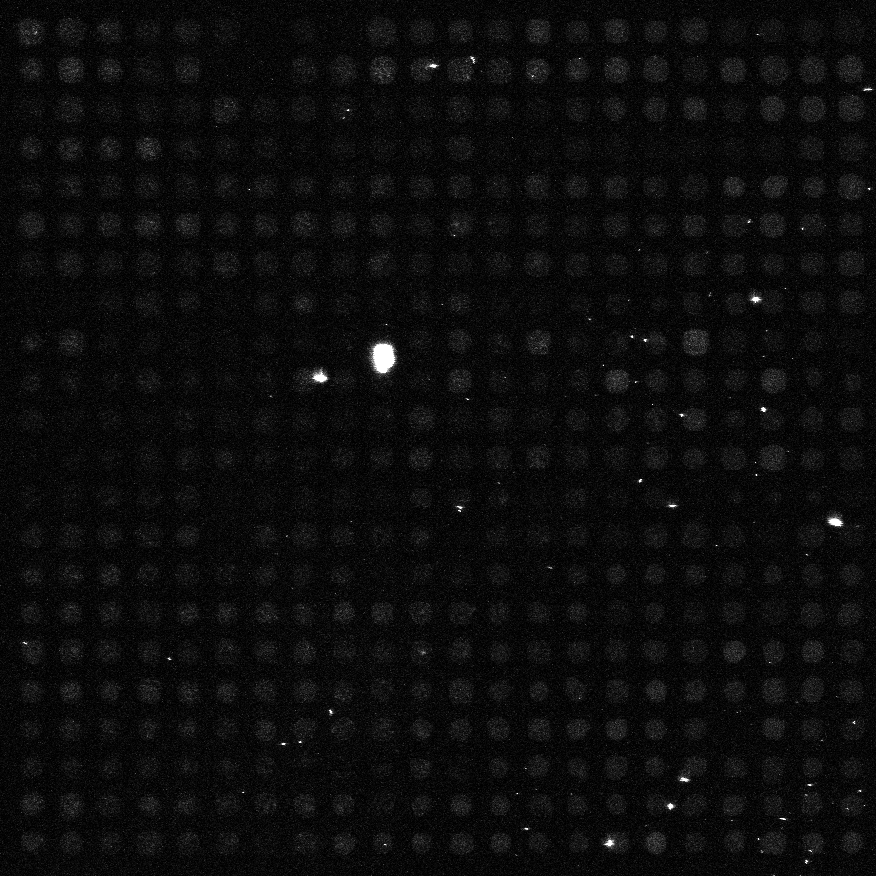
#> input picture homework2-t1/noise images/highlight15.png, 876 x 876 px, found by its file name; its folder holds only this picture in this run
$ python noise_reduction_comparison.py   (older library calls are emulated)
#> lines starting #> are read from the running program, lines starting #| are printed output that depends on the picture
import cv2
import numpy as np
import time
import os
import matplotlib.pyplot as plt
from skimage.metrics import structural_similarity as ssim
from skimage.metrics import peak_signal_noise_ratio as psnr
from skimage.metrics import mean_squared_error as mse

# 设置matplotlib中文字体
plt.rcParams['font.sans-serif'] = ['SimHei']  # 用来正常显示中文标签
plt.rcParams['axes.unicode_minus'] = False  # 用来正常显示负号

def apply_mean_filter(image, kernel_size):
    """应用均值滤波"""
    start_time = time.time()
    result = cv2.blur(image, (kernel_size, kernel_size))
    end_time = time.time()
    return result, end_time - start_time

def apply_median_filter(image, kernel_size):
    """应用中值滤波"""
    start_time = time.time()
    result = cv2.medianBlur(image, kernel_size)
    end_time = time.time()
    return result, end_time - start_time

def apply_gaussian_filter(image, kernel_size, sigma=0):
    """应用高斯滤波"""
    start_time = time.time()
    result = cv2.GaussianBlur(image, (kernel_size, kernel_size), sigma)
    end_time = time.time()
    return result, end_time - start_time

def apply_bilateral_filter(image, d, sigma_color, sigma_space):
    """应用双边滤波"""
    start_time = time.time()
    result = cv2.bilateralFilter(image, d, sigma_color, sigma_space)
    end_time = time.time()
    return result, end_time - start_time

def calculate_metrics(original, processed):
    """计算评价指标"""
    mse_value = mse(original, processed)
    psnr_value = psnr(original, processed)
    ssim_value = ssim(original, processed, multichannel=True if len(original.shape) > 2 else False)

    return {
        'MSE': mse_value,
        'PSNR': psnr_value,
        'SSIM': ssim_value
    }

def process_image(image_path, save_dir):
    """处理单张图像并分析"""
    # 创建保存结果的目录
    if not os.path.exists(save_dir):
        os.makedirs(save_dir)

    # 读取图像
    image = cv2.imread(image_path)
    if image is None:
        print(f"无法读取图像: {image_path}")
        return

    # 转换为灰度图像进行处理（如果是彩色图像）
    if len(image.shape) == 3:
        gray_image = cv2.cvtColor(image, cv2.COLOR_BGR2GRAY)
    else:
        gray_image = image

    # 图像文件名（不含路径和扩展名）
    image_name = os.path.splitext(os.path.basename(image_path))[0]

    # 用于存储结果的字典
    results = {
        'kernel_size': [],
        'mean_time': [],
        'median_time': [],
        'gaussian_time': [],
        'bilateral_time': [],
        'metrics': {}
    }

    # 测试不同的模板大小
    kernel_sizes = [3, 5, 7, 9, 11]

    # 保存原始图像
    original_save_path = os.path.join(save_dir, f"{image_name}_original.png")
    cv2.imwrite(original_save_path, gray_image)

    for kernel_size in kernel_sizes:
        print(f"处理内核大小: {kernel_size}x{kernel_size}")
        results['kernel_size'].append(kernel_size)

        # 应用不同的滤波方法
        mean_result, mean_time = apply_mean_filter(gray_image, kernel_size)
        median_result, median_time = apply_median_filter(gray_image, kernel_size)
        gaussian_result, gaussian_time = apply_gaussian_filter(gray_image, kernel_size)
        bilateral_result, bilateral_time = apply_bilateral_filter(gray_image, kernel_size, 75, 75)

        results['mean_time'].append(mean_time)
        results['median_time'].append(median_time)
        results['gaussian_time'].append(gaussian_time)
        results['bilateral_time'].append(bilateral_time)

        # 计算评价指标
        mean_metrics = calculate_metrics(gray_image, mean_result)
        median_metrics = calculate_metrics(gray_image, median_result)
        gaussian_metrics = calculate_metrics(gray_image, gaussian_result)
        bilateral_metrics = calculate_metrics(gray_image, bilateral_result)

        # 保存指标结果
        results['metrics'][kernel_size] = {
            'mean': mean_metrics,
            'median': median_metrics,
            'gaussian': gaussian_metrics,
            'bilateral': bilateral_metrics
        }

        # 保存处理后的图像
        if kernel_size == 5:  # 只保存中间大小的内核结果，以免生成太多图像
            cv2.imwrite(os.path.join(save_dir, f"{image_name}_mean_{kernel_size}.png"), mean_result)
            cv2.imwrite(os.path.join(save_dir, f"{image_name}_median_{kernel_size}.png"), median_result)
            cv2.imwrite(os.path.join(save_dir, f"{image_name}_gaussian_{kernel_size}.png"), gaussian_result)
            cv2.imwrite(os.path.join(save_dir, f"{image_name}_bilateral_{kernel_size}.png"), bilateral_result)

    return results

def plot_time_comparison(results, image_name, save_dir):
    """绘制时间效率对比图"""
    plt.figure(figsize=(12, 6))

    plt.plot(results['kernel_size'], results['mean_time'], 'o-', label='均值滤波')
    plt.plot(results['kernel_size'], results['median_time'], 's-', label='中值滤波')
    plt.plot(results['kernel_size'], results['gaussian_time'], '^-', label='高斯滤波')
    plt.plot(results['kernel_size'], results['bilateral_time'], 'v-', label='双边滤波')

    plt.xlabel('内核大小')
    plt.ylabel('处理时间 (秒)')
    plt.title(f'{image_name} - 不同滤波方法的时间效率对比')
    plt.legend()
    plt.grid(True)

    plt.savefig(os.path.join(save_dir, f"{image_name}_time_comparison.png"))
    plt.close()

def plot_metrics_comparison(results, image_name, save_dir):
    """绘制评价指标对比图"""
    kernel_sizes = results['kernel_size']
    metrics = ['MSE', 'PSNR', 'SSIM']
    methods = ['mean', 'median', 'gaussian', 'bilateral']
    method_labels = ['均值滤波', '中值滤波', '高斯滤波', '双边滤波']

    for metric in metrics:
        plt.figure(figsize=(12, 6))

        for i, method in enumerate(methods):
            values = []
            for kernel_size in kernel_sizes:
                values.append(results['metrics'][kernel_size][method][metric])

            plt.plot(kernel_sizes, values, 'o-', label=method_labels[i])

        plt.xlabel('内核大小')
        plt.ylabel(metric)
        plt.title(f'{image_name} - {metric} 对比')
        plt.legend()
        plt.grid(True)

        plt.savefig(os.path.join(save_dir, f"{image_name}_{metric}_comparison.png"))
        plt.close()

def main():
    # 源图像目录和结果保存目录
    input_dir = "../noise images"
    output_dir = "./results"

    if not os.path.exists(output_dir):
        os.makedirs(output_dir)

    # 处理目录中的所有图像
    for filename in os.listdir(input_dir):
        if filename.endswith(('.jpg', '.jpeg', '.png', '.bmp')):
            image_path = os.path.join(input_dir, filename)
            image_name = os.path.splitext(filename)[0]

            print(f"正在处理图像: {filename}")

            # 创建该图像的结果目录
            image_output_dir = os.path.join(output_dir, image_name)

            # 处理图像并获取结果
            results = process_image(image_path, image_output_dir)
#> in process_image, image is the input picture: shape (876, 876, 3); min 0, max 255, mean 12.2
#> the loop in process_image, `for kernel_size in kernel_sizes:` made 5 passes
#> (mean_time, median_time, gaussian_time, bilateral_time, mean_metrics) on passes 1 to 5: (0.0515, 0.0544, 0.0514, 0.064, {'MSE': 67.95, 'PSNR': 29.81, 'SSIM': 0.599}), (0.000741, 0.00211, 0.00202, 0.00926, {'MSE': 80.01, 'PSNR': 29.1, 'SSIM': 0.537}), (0.00144, 0.0354, 0.0024, 0.0439, {'MSE': 86.98, 'PSNR': 28.74, 'SSIM': 0.515}), (0.00154, 0.0418, 0.00316, 0.0725, {'MSE': 92.28, 'PSNR': 28.48, 'SSIM': 0.504}), (0.00559, 0.0819, 0.0075, 0.164, {'MSE': 97.11, 'PSNR': 28.26, 'SSIM': 0.497})
#> after the loop in process_image, `for kernel_size in kernel_sizes:`: results = 6 items
#> results = 6 items

            if results:
                # 绘制时间效率对比图
                plot_time_comparison(results, image_name, image_output_dir)
#> in plot_time_comparison, `plt.savefig(os.path.join(save_dir, f"{image_name}_time_comparison.png"))`:
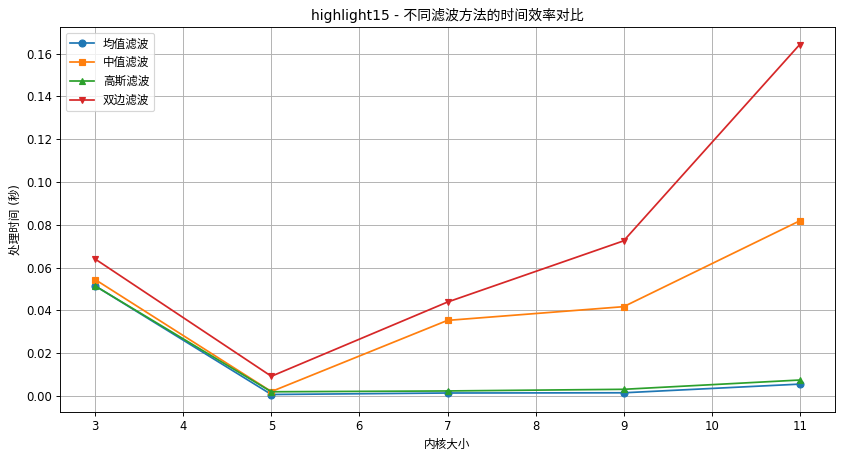
#> figure drawn by matplotlib, 1 panel

                # 绘制评价指标对比图
                plot_metrics_comparison(results, image_name, image_output_dir)
#> in plot_metrics_comparison, `kernel_sizes = results['kernel_size']`: kernel_sizes = [3, 5, 7, 9, 11]
#> the loop in plot_metrics_comparison, `for metric in metrics:` made 3 passes
#> pass 1, in plot_metrics_comparison, `plt.savefig(os.path.join(save_dir, f"{image_name}_{metric}_comparison...`:
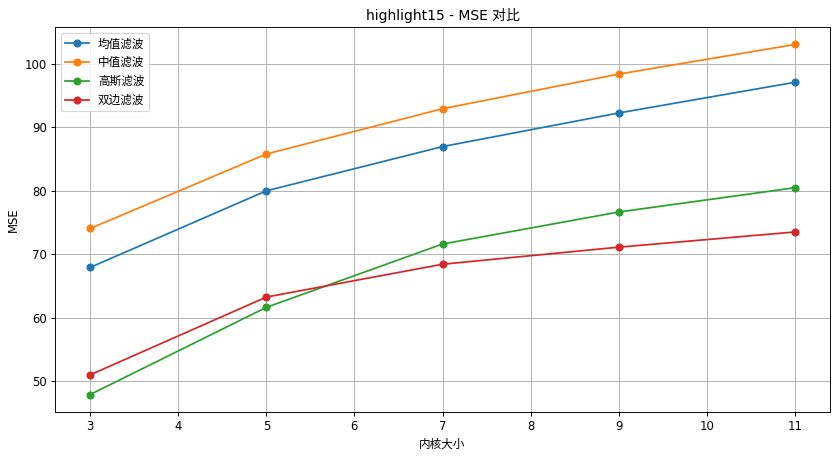
#> figure drawn by matplotlib, 1 panel
#> pass 2, in plot_metrics_comparison, `plt.savefig(os.path.join(save_dir, f"{image_name}_{metric}_comparison...`:
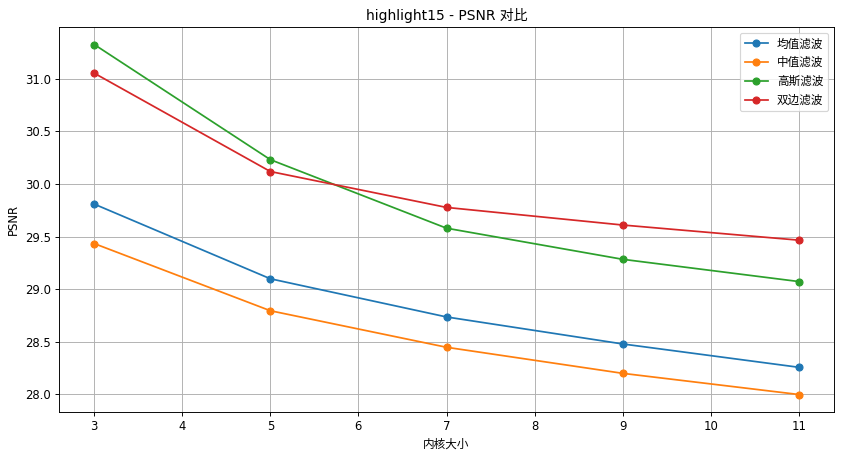
#> figure drawn by matplotlib, 1 panel

                # 保存结果表格
                with open(os.path.join(image_output_dir, f"{image_name}_results.txt"), 'w') as f:
                    f.write(f"图像: {filename}\n\n")

                    f.write("模板大小对处理速度的影响:\n")
                    f.write("=" * 80 + "\n")
                    f.write("内核大小 | 均值滤波 (秒) | 中值滤波 (秒) | 高斯滤波 (秒) | 双边滤波 (秒)\n")
                    f.write("-" * 80 + "\n")

                    for i, kernel_size in enumerate(results['kernel_size']):
                        f.write(f"{kernel_size:^8} | {results['mean_time'][i]:^13.6f} | {results['median_time'][i]:^13.6f} | "
                                f"{results['gaussian_time'][i]:^13.6f} | {results['bilateral_time'][i]:^13.6f}\n")
#> this loop made 5 passes
#> kernel_size on passes 1 to 5: 3, 5, 7, 9, 11

                    f.write("\n\n评价指标对比:\n")

                    for kernel_size in results['kernel_size']:
                        f.write(f"\n内核大小: {kernel_size}x{kernel_size}\n")
                        f.write("=" * 80 + "\n")
                        f.write("滤波方法 | MSE | PSNR | SSIM\n")
                        f.write("-" * 80 + "\n")

                        methods = ['mean', 'median', 'gaussian', 'bilateral']
                        method_labels = ['均值滤波', '中值滤波', '高斯滤波', '双边滤波']

                        for method, label in zip(methods, method_labels):
                            metrics = results['metrics'][kernel_size][method]
                            f.write(f"{label:^8} | {metrics['MSE']:^10.2f} | {metrics['PSNR']:^10.2f} | "
                                    f"{metrics['SSIM']:^10.4f}\n")

    print("所有图像处理完成!")

if __name__ == "__main__":
    main()

$ run again, on homework2-t1/noise images/highlight49.png
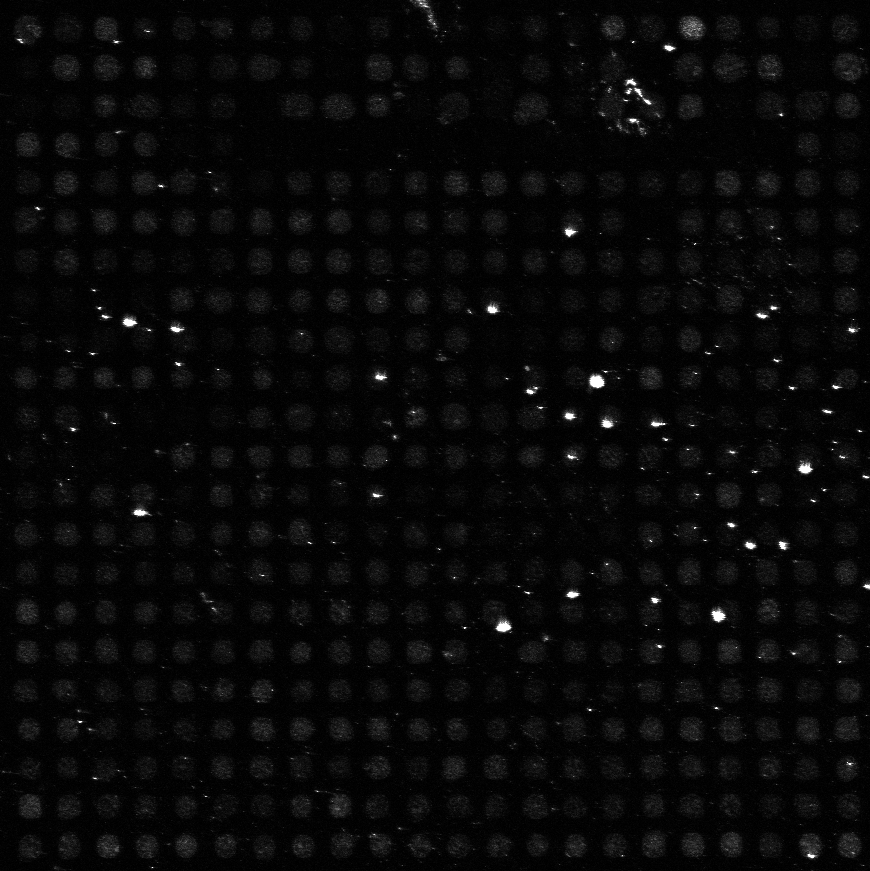
#> input picture homework2-t1/noise images/highlight49.png, 870 x 871 px, found by its file name
#> in process_image, image is the input picture: shape (871, 870, 3); min 0, max 255, mean 8.3
#> the loop in process_image, `for kernel_size in kernel_sizes:` made 5 passes
#> (mean_time, median_time, gaussian_time, bilateral_time, mean_metrics) on passes 1 to 4: (0.0617, 0.0631, 0.0629, 0.072, {'MSE': 30.58, 'PSNR': 33.28, 'SSIM': 0.863}), (0.000708, 0.0024, 0.00207, 0.0139, {'MSE': 48.12, 'PSNR': 31.31, 'SSIM': 0.822}), (0.0018, 0.045, 0.003, 0.0509, {'MSE': 63.99, 'PSNR': 30.07, 'SSIM': 0.796}), (0.00162, 0.0479, 0.00403, 0.0771, {'MSE': 78.53, 'PSNR': 29.18, 'SSIM': 0.778})
#> after the loop in process_image, `for kernel_size in kernel_sizes:`: results = 6 items
#> in plot_time_comparison, `plt.savefig(os.path.join(save_dir, f"{image_name}_time_comparison.png"))`:
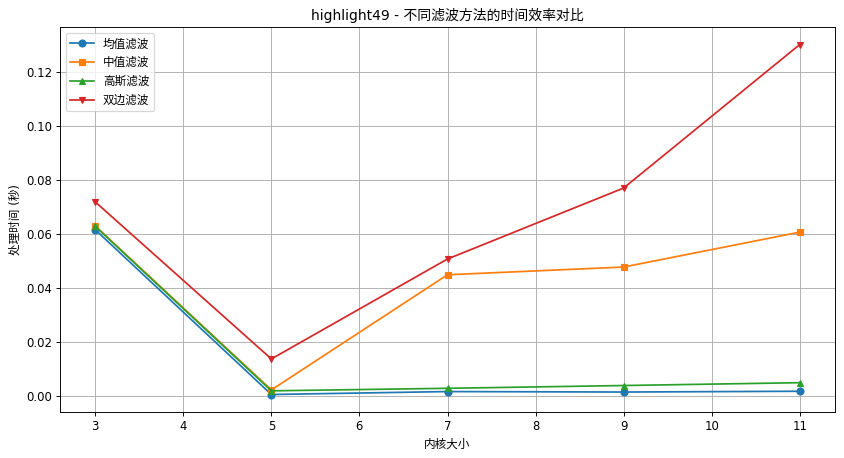
#> figure drawn by matplotlib, 1 panel
#> kernel_sizes = [3, 5, 7, 9, 11]
#> the loop in plot_metrics_comparison, `for metric in metrics:` made 3 passes
#> pass 2, in plot_metrics_comparison, `plt.savefig(os.path.join(save_dir, f"{image_name}_{metric}_comparison...`:
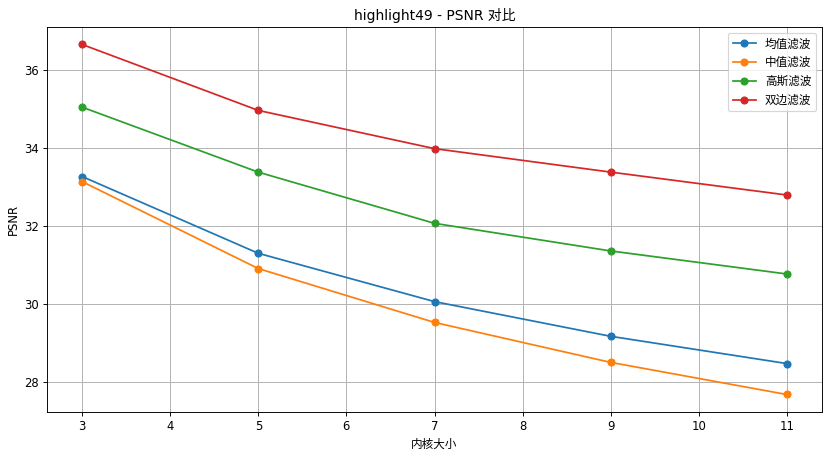
#> figure drawn by matplotlib, 1 panel
#> the loop in main, `for i, kernel_size in enumerate(results['kernel_size']):` made 5 passes
#> kernel_size on passes 1 to 5: 3, 5, 7, 9, 11
#> the loop in main, `for kernel_size in results['kernel_size']:` made 5 passes
